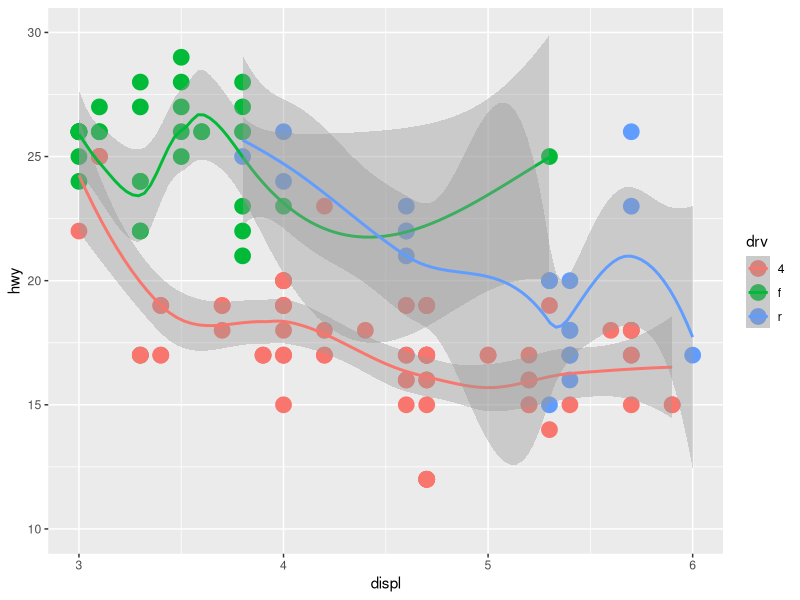
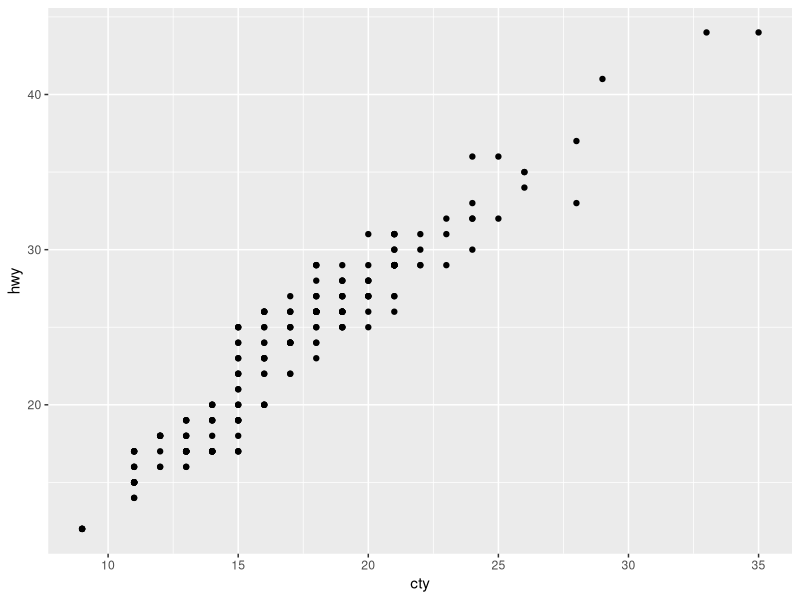
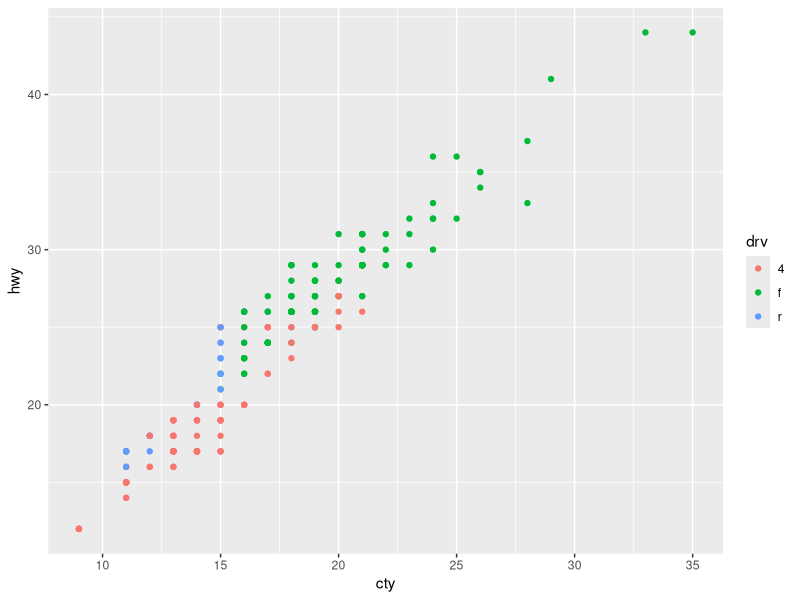
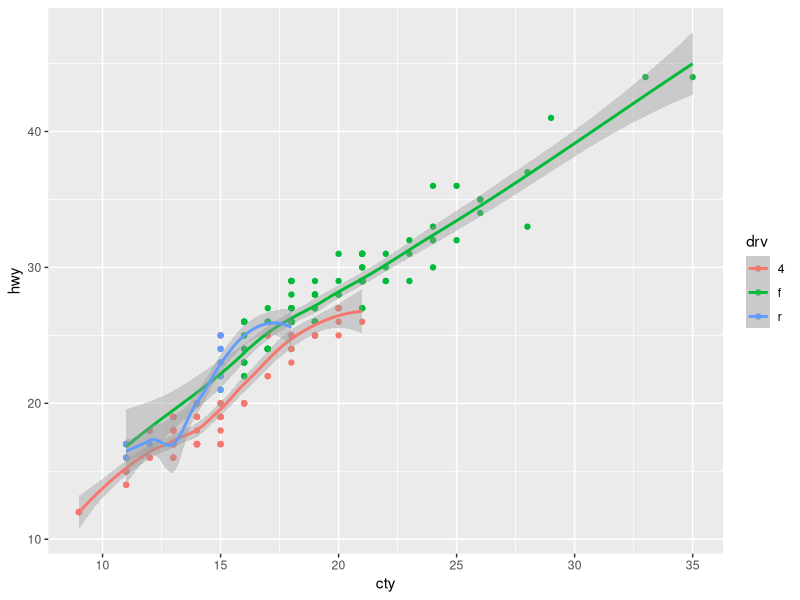
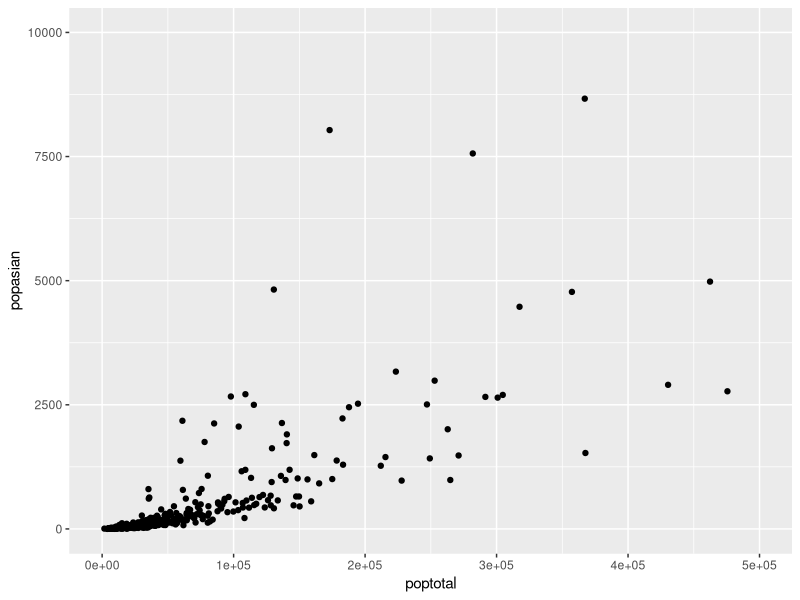
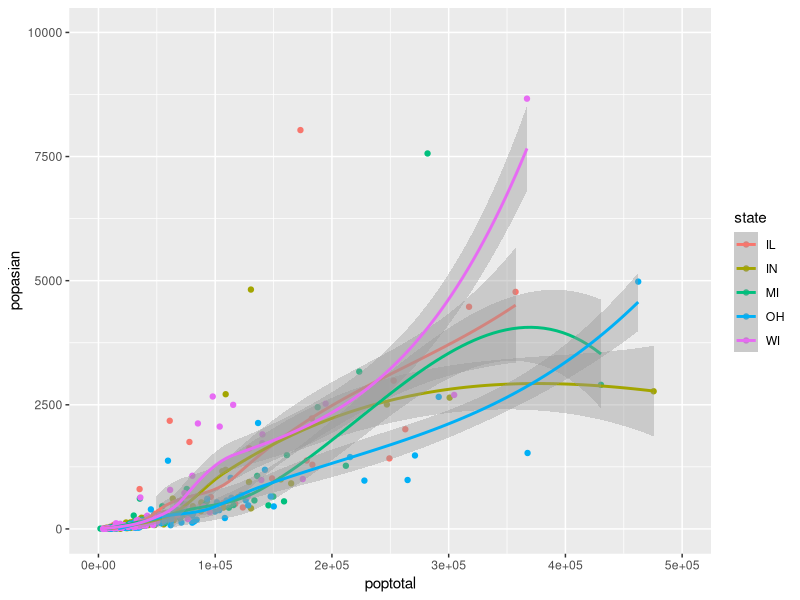
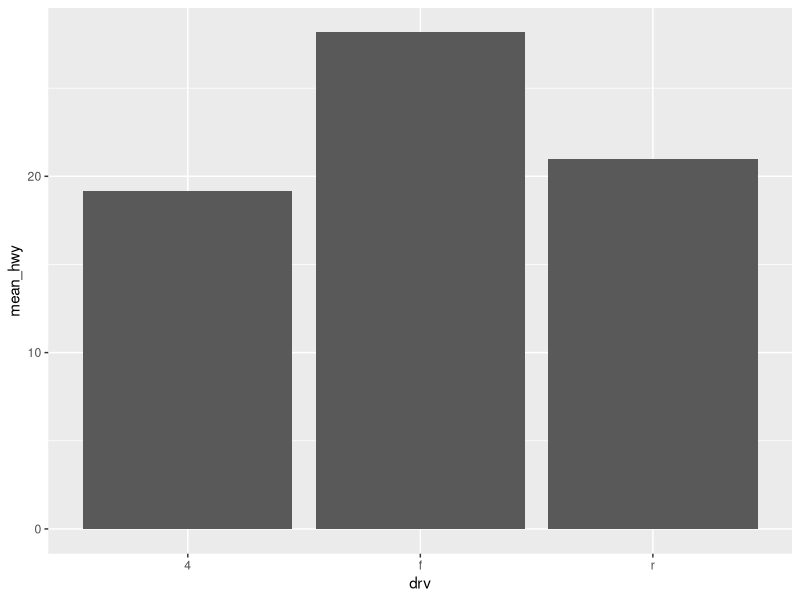
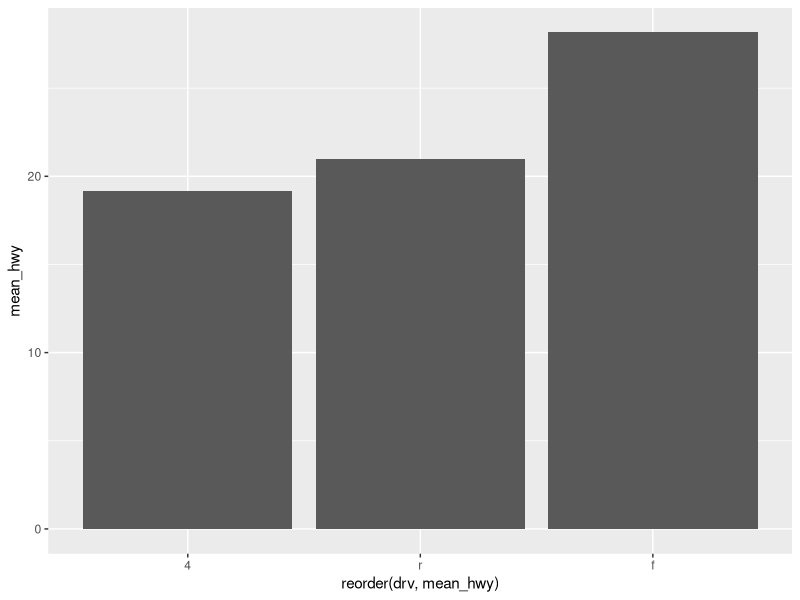

Recreate these plots in R, in order.
library(ggplot2)
# x축 displ, y축 hwy로 지정해 배경 생성
ggplot(data=mpg, aes(x=displ, y=hwy, color=drv))+
  # 배경에 산점도 추가
  geom_point(
    # 점의 크기 지정
    size=5
  )+
  # 범위 지정
  xlim(3,6)+
  ylim(10,30)+
  stat_smooth()

head(mpg)

ggplot(data = mpg, aes(x=cty, y=hwy))+geom_point()
ggplot(data = mpg, 
       aes(x=cty, y=hwy, color=drv))+
  geom_point()
ggplot(data = mpg, 
       aes(x=cty, y=hwy, color=drv))+
  geom_point()+
  stat_smooth()

ggplot(data=midwest, aes(x=poptotal, y=popasian))+
  geom_point()+
  xlim(0, 500000)+
  ylim(0, 10000)

head(midwest)
str(midwest)
?midwest


ggplot(data=midwest, 
       aes(x=poptotal, y=popasian, color=state))+
  geom_point()+
  xlim(0, 500000)+
  ylim(0, 10000)+
  stat_smooth()


library(dplyr)
df.mpg=mpg %>% 
  group_by(drv) %>% 
  summarise(mean_hwy=mean(hwy))

df.mpg

ggplot(data = df.mpg,
       aes(x=drv, y=mean_hwy))+
  geom_col()


ggplot(data = df.mpg,
       #reorder를 이용하여 정렬
       #+:오름, -:내림
       aes(x=reorder(drv, mean_hwy), 
           y=mean_hwy))+
  geom_col()
ggplot(data = df.mpg,
       aes(x=reorder(drv, -mean_hwy), 
           y=mean_hwy))+
  geom_col()


#빈도막대그래프
ggplot(data = mpg,aes(x=drv))+
  geom_bar(
    mapping = aes(
      x=drv,
      fill=drv
    )
  )+
  theme(legend.position = "bottom")+
  scale_fill_manual(
    #객체에 대한 색상 지정
    values = c("red", "green", "blue"),
    #범례 이름 지정
    name="구동방식", 
    #각 객체별 이름 지정
    labels=c("4륜", "전륜", "후륜")
  )+
  labs(
    #각 축별 이름 지정
    x="drv(구동)",
    y="count(빈도)",
    #그래프 이름 지정
    title="구동별 빈도 수 분석",
    #그래프 부제목 지정
    subtitle="막대그래프", 
    #부연 설명
    caption = "출처 : 제작팀"
  )+
  geom_text(
    #y축의 수치 출력
    stat = "count",
    aes(label=..count..),
    #좌우측 여백 지정
    position = position_dodge(width=1.8),
    #수치값의 위치 지정, +:아래로 -:위로
    vjust=-0.5
  )+
  ylim(c(0, 120))




df=mpg %>% 
  filter(class=='suv') %>% 
  group_by(manufacturer) %>% 
  summarise(mean_cty=mean(cty)) %>% 
  arrange(desc(mean_cty)) %>% 
  head(5)
df

ggplot(data=df, 
       aes(x=reorder(manufacturer, -mean_cty), 
           y=mean_cty))+
  geom_col(
    mapping = aes(x=reorder(manufacturer, -mean_cty),
                  fill=reorder(manufacturer, -mean_cty))
  )+
  guides(fill="none")+
  theme(
    plot.title = element_text(
      family = "serif",
      face = 'bold', 
      size = 15,
      color='darkblue',
      hjust = 0.5
    )
  )+
  ggtitle('회사별 도시연비')+
  labs(x='회사명', y='도시연비')+
  geom_text(
    aes(label=round(mean_cty, 2)),
    vjust=2, colour="white"
  )

ggplot(data=mpg, aes(x=class))+geom_bar()

ggplot(data=economics, aes(x=date, y=unemploy))+
  geom_line()

head(Orange)
table(Orange$Tree)

Orange %>% 
  filter(Tree==1) %>% 
  ggplot(aes(age, circumference))+
  geom_line()

ggplot(Orange, aes(age, circumference))+
  geom_line()

ggplot(Orange, aes(age, circumference, color=Tree))+
  geom_line()

ggplot(Orange, aes(age, circumference))+
  geom_line(aes(color=Tree))

ggplot(Orange, aes(age, circumference, color=Tree))+
  geom_line(linetype=6)+
  #그래프의 배경색 제거
  theme(panel.background = element_blank())

ggplot(Orange, aes(age, circumference, color=Tree))+
  geom_line(aes(linetype=Tree))+
  #그래프의 배경색 제거
  theme(panel.background = element_blank())









